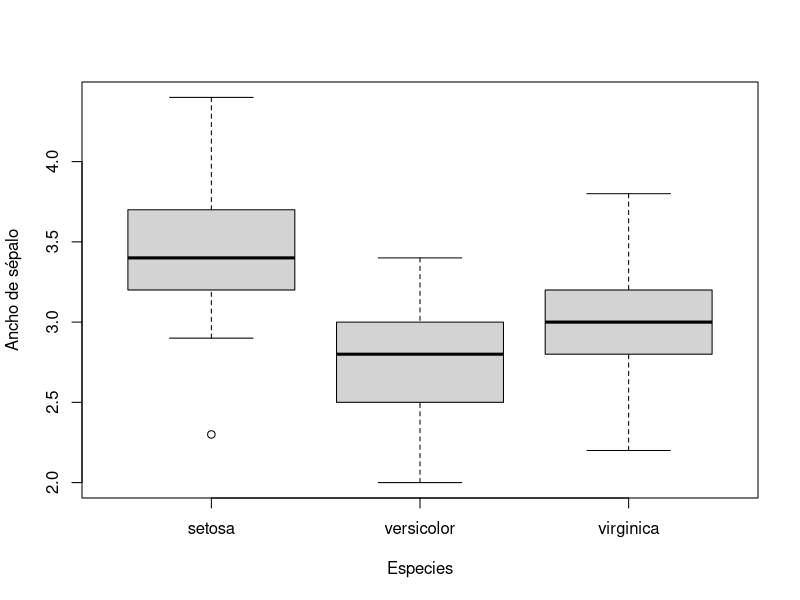

Write the R code that produced this figure.
"El data frame iris contiene información recolectada por Anderson sobre 50 flores 
de 3 especies distintas (setosa, versicolor y virginca), incluyendo medidas en 
centímetros del largo y ancho del sépalo así como de los pétalos.

Estudios recientes sobre las mismas especies muestran que:"
#
# Adquisición de datos
#
df<-iris
# Visualización
names(df)
View(df)
#
"1) En promedio, el largo del sépalo de la especie setosa (Sepal.Length) es igual a 5.7 cm"
#
#Nos habla de mu = 5.7, por tanto se trata de una hipótesis nula

# Declaración de hipótesis
#
# Hipótesis nula
# Ho: mu = 5.7
# Hipótesis alternativa
# Ha: mu != 5.7
#
t.test(x=df[df$Species=="setosa","Sepal.Length"],alternative="two.side",mu=5.7)
#
# Nos pregunta si EEE para aceptar Ho
# A niveles de confianza del 99% -> significancia alpha=0.01
# Para rechazar Ho se requiere pvalue<alpha
#
# En este caso
# pvalue= 2.2x10^-16 
# Por tanto, pvalue < alpha 
# Esto es: A niveles de confianza del 99% rechazamos la hipótesis nula -> El promedio es diferente a 5.7
#
# Conclusión:
# A niveles de confianza del 99%, existe evidencia estadística para rechazar Ho, es decir,
# El promedio es diferente de 5.7
#
"
2) En promedio, el ancho del pétalo de la especie virginica (Petal.Width) es menor a 2.1 cm
"
#Nos habla de mu < 2.1, por tanto se trata de una hipótesis alternativa
#
# Declaración de hipótesis
# Hipótesis nula
# Ho: mu>=2.1
# Hipótesis alternativa
# Ha: mu < 2.1
t.test(x=df[df$Species=="virginica","Petal.Width"],alternative="less",mu=2.1)
#
# El problema nos pregunta si existe evidencia estadística para aceptar Ho
# A niveles de confianza del 99% -> significancia alpha=0.01
# Para rechazar Ho se requiere: pvalue<alpha
#
# En este caso
# pvalue= 0.01323 
# Por tanto, pvalue > alpha
# No rechazamos hipotesis nula -> El promedio no es menor a 2.1
#
# Conclusión:
# A niveles de confianza del 99%, no existe evidencia estadistica para rechazar Ho, es decir,
# El promedio no es menor de 2.1
#
"
3) En promedio, el largo del pétalo de la especie virgínica es 1.1 cm 
más grande que el promedio del largo del pétalo de la especie versicolor
"
# Primero verificamos que pasa con las varianzas
# H0: var1/var2=ratio=1
# Ha: ratio != 1
var.test(df[df$Species=="virginica","Petal.Length"],
         df[df$Species=="versicolor","Petal.Length"],
         ratio=1,alternative = "two.sided")
# pvalue=0.26, pvalue > alpha, entonces no se rechaza Ho
# entonces las varianzas NO son diferentes, o equivalentemente, las varianzas son iguales
#
#
# El problema nos habla de mu_vir = mu_ver + 1.1, por tanto nos está hablando de una hipótesis nula
#
# Declaración de hipótesis:
# Ho: mu_virginica = mu_versicolor+1.1cm
# Ha: mu_virginica != mu_versicolor+1.1cm
t.test(df[df$Species=="virginica","Petal.Length"],
       df[df$Species=="versicolor","Petal.Length"],
       alternative="two.sided", mu=1.1, var.equal=TRUE)
# ya vimos que los varianzas NO son distintas con la prueba anterior, por eso var.equal=TRUE
#
# El problema nos pregunta si existe evidencia estadística para aceptar Ho
#
# A niveles de confianza del 99% -> significancia alpha=0.01
# Para rechazar Ho a 99% se requiere que pvalue<alpha
# En este caso
# pvalue= 0.06405
# Entonces, pvalue > alpha
# No rechazamos hipotesis nula -> mu_virginica = mu_versicolor+1.1cm
#
# Conclusión:
# A niveles de confianza del 99%, no existe evidencia estadistica para rechazar Ho, es decir,
# el promedio del largo del petalo de virginica es 1.1cm mayor que el promedio del largo del petalo de versicolor
#

"4) En promedio, no existe diferencia en el ancho del sépalo entre las 3 especies."
# Es un problema de análisis de varianza de varias poblaciones. Nis plantea que no existe diferencia entre los promedios 
# del ancho de los sépalos entre tres especies, es decir, nos plantea una hipótesis nula.
#
# Declaración de hipótesis
#
# Ho: mu_sepal.width_virginica = mu_sepal.width_versicolor = mu_sepal.width_setosa
# Ha: al menos uno es diferente
# Boxplot para vizualización de datos
boxplot(Sepal.Width ~ Species,data=df, xlab="Especies",ylab="Ancho de sépalo")
anova <- aov(Sepal.Width ~ Species, data=df)
summary(anova)
#
# El problema nos pregunta si existe evidencia estadística para aceptar Ho
#
# A niveles de confianza del 99% -> significancia alpha=0.01
# Para rechazar Ho a 99% se requiere que pvalue<alpha
# En este caso
# pvalue < 2e-16
# Entonces, pvalue < alpha
# Rechazamos hipotesis nula en favor de la hipótesis alternativa 
# => En promedio, si existe diferencia entre los anchos del sépalo de alguna de las especies.
#
# Conclusión:
# A niveles de confianza del 99%, existe evidencia estadistica para rechazar Ho, es decir,
# el promedio del ancho del sétalo de al menos una de las especies es diferente al de las otras.
#

"Utilizando pruebas de inferencia estadística, concluye si existe evidencia suficiente
para concluir que los datos recolectados por Anderson están en línea con los nuevos estudios.

Utiliza 99% de confianza para toda las pruebas,
en cada caso realiza el planteamiento de hipótesis adecuado y concluye."